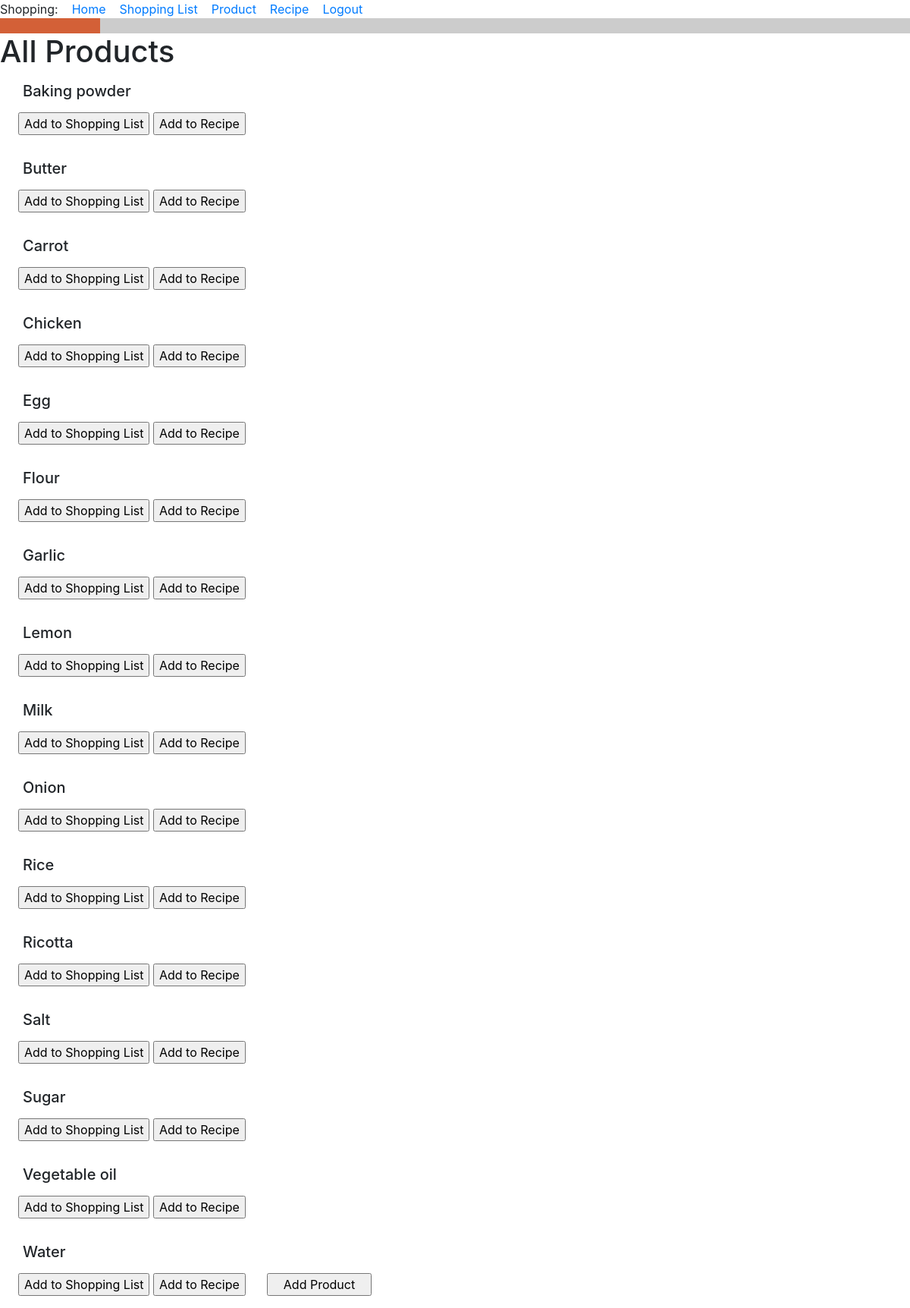
/all_products (signed in), run on the app's committed database.
### food_app/models.py (models this page shows, shortened)
class Product(db.Model):
    id = db.Column(db.Integer, primary_key=True)
    title = db.Column(db.String(256), index=True, unique=True, nullable=False)
    type_of_product = db.Column(db.String(120))
    unit_of_measure = db.Column(db.String(120))
    def __str__(self):
        return f'{self.title}'.capitalize()  # Big first letter only.

### food_app/routes.py (the view)
@app.route('/all_products', methods=['GET', 'POST'])
@login_required
def all_products():
    products = Product.query.order_by(Product.title)  # by ABC order
    return render_template('all_products.html', title='All Products', products=products)

### food_app/models.py (called while the page is built)
@login.user_loader
def load_user(id):
    return User.query.get(int(id))

### food_app/templates/all_products.html (shortened to what this page needs)
{% extends "base.html" %}
{% block content %}
<h1>All Products</h1>
{% for product in products %}
<h5>
    <div><p>
        <p style="margin-left:1.5em">{{ product }} </p></div>
</h5>
<head>
</head>
<form action="{{ url_for('add_product_to_list', product_id=product.id) }}">
    <p style="margin-left:1.5em"><input class="button" type="submit" value="Add to Shopping List"></p>
</form>
<form action="{{ url_for('add_product_to_recipe', product_id=product.id) }}">
    <input class="button" type="submit" value="Add to Recipe">
</form>
    {% endfor %}
<form>
    <p style="margin-left:1.5em"><input type="button" value="   Add Product   " onClick='location.href="add_product"'>
</form>
{% endblock %}

### food_app/templates/all_products.html (style rules this page uses)
form { display: inline-block; }

### data on the page
Product: title "Baking powder"
Product: title "Butter"
Product: title "Carrot"
Product: title "Chicken"
Product: title "Egg"
Product: title "Flour"
Product: title "Garlic"
Product: title "Lemon"
Product: title "Milk"
Product: title "Onion"
Product: title "Rice"
Product: title "Ricotta"
Product: title "Salt"
Product: title "Sugar"
Product: title "Vegetable oil"
Product: title "Water"
